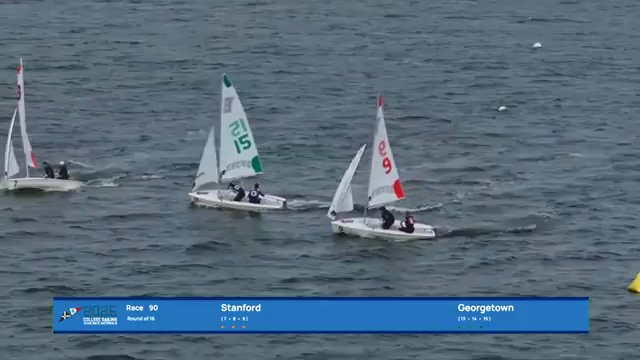
#> input picture mast_box_labels/images/frame_0002_f000030.jpg, 640 x 360 px; its folder holds only this picture in this run
$ python label_frames.py
#> lines starting #> are read from the running program, lines starting #| are printed output that depends on the picture
"""Full-frame keypoint labeler (multi-class).
Label keypoints on sailboats (4 pts: mast tip, mast base, bow, stern)
and marks (top/bottom).

Controls:
  0-4: select class (0=sailboat, 1=start, 2=finish, 3=yellow, 4=red)
  T: mast tip mode (red)
  B: mast base mode (green)
  W: bow mode (cyan) — class 0 only
  E: stern mode (yellow) — class 0 only
  L: link mode — click bow/stern, then click mast base to connect
  Right click: delete nearest point
  A/D: prev/next frame
  P: auto-pair tips/bases only (no bow/stern auto-link)
  G: manual group mode — click near tip, base, bow, stern to group them
  U: ungroup — click near any grouped point to remove its group
  S: save
  Q: save and quit
  C: clear all points on current frame
"""

import cv2
import numpy as np
import json
import os
import glob

IMG_DIR = "mast_box_labels/images"
LABEL_FILE = "mast_frame_labels.json"

CLASS_NAMES = ['sailboat', 'start_boat', 'finish_boat', 'yellow_mark', 'red_mark']
CLASS_COLORS = [
    (0, 0, 255),    # sailboat: red
    (255, 0, 128),  # start_boat: magenta
    (255, 128, 0),  # finish_boat: orange
    (0, 255, 255),  # yellow_mark: yellow
    (0, 100, 255),  # red_mark: dark orange
]

images = sorted(glob.glob(os.path.join(IMG_DIR, "*.jpg")))
print(f"{len(images)} frames")

if os.path.exists(LABEL_FILE):
    with open(LABEL_FILE) as f:
#> (reads mast_frame_labels.json from the repository)
        labels = json.load(f)
else:
    labels = {}

current = [0]
mode = ['tip']  # 'tip', 'base', 'bow', 'stern', 'group', 'link'
cur_class = [0]  # current class index
tips = []       # list of (x, y, class_id) in pixels
bases = []
bows = []       # class 0 only
sterns = []     # class 0 only
bow_links = {}  # bow_idx -> base_idx
stern_links = {}  # stern_idx -> base_idx
pairs = []      # list of (tip_idx, base_idx) after pairing
boat_groups = []  # list of {tip, base, bow, stern} index groups
group_build = {}  # partial group being built: keys collected so far
link_sel = [None]  # ('bow'|'stern', idx) — selected point awaiting base click
DISPLAY_SCALE = 1  # full res

# Colors per group for visualization
GROUP_COLORS = [
    (255, 100, 100), (100, 255, 100), (100, 100, 255),
    (255, 255, 100), (255, 100, 255), (100, 255, 255),
    (200, 150, 50), (50, 200, 150), (150, 50, 200),
    (255, 200, 150), (150, 255, 200), (200, 150, 255),
]


def get_frame_data():
    fname = os.path.basename(images[current[0]])
    if fname in labels:
        lab = labels[fname]
        return (lab.get('tips', []), lab.get('bases', []),
                lab.get('bows', []), lab.get('sterns', []),
                lab.get('bow_links', {}), lab.get('stern_links', {}),
                lab.get('pairs', []), lab.get('boat_groups', []))
    return [], [], [], [], {}, {}, [], []


def save_frame_data():
    fname = os.path.basename(images[current[0]])
    labels[fname] = {
        'tips': [[float(x), float(y), int(c)] for x, y, c in tips],
        'bases': [[float(x), float(y), int(c)] for x, y, c in bases],
        'bows': [[float(x), float(y)] for x, y in bows],
        'sterns': [[float(x), float(y)] for x, y in sterns],
        'bow_links': {str(k): int(v) for k, v in bow_links.items()},
        'stern_links': {str(k): int(v) for k, v in stern_links.items()},
        'pairs': pairs,
        'boat_groups': boat_groups,
    }


def load_frame():
    global tips, bases, bows, sterns, bow_links, stern_links, pairs, boat_groups
    t, b, bw, st, bl, sl, p, bg = get_frame_data()
    tips = [(pt[0], pt[1], pt[2] if len(pt) > 2 else 0) for pt in t]
    bases = [(pt[0], pt[1], pt[2] if len(pt) > 2 else 0) for pt in b]
    bows = [tuple(pt[:2]) for pt in bw]
    sterns = [tuple(pt[:2]) for pt in st]
    bow_links = {int(k): int(v) for k, v in bl.items()}
    stern_links = {int(k): int(v) for k, v in sl.items()}
    pairs = list(p)
    boat_groups = list(bg)
    link_sel[0] = None


# [29 lines left out: function auto_pair, not called in this run]

    # Bow/stern links are manual only — not auto-paired


def redraw():
    img = cv2.imread(images[current[0]])
#> img is the input picture: shape (360, 640, 3); mean B, G, R 121.8, 105.4, 86
    vis = img.copy()
    h, w = vis.shape[:2]
#> h = 360; w = 640

    fname = os.path.basename(images[current[0]])
    n_labeled = sum(1 for f, l in labels.items() if l.get('tips') and l.get('bases'))

    # Draw tips (class-colored, darker shade)
    for i, (x, y, c) in enumerate(tips):
        color = CLASS_COLORS[int(c)]
        cv2.circle(vis, (int(x), int(y)), 8, color, 2)
        cv2.circle(vis, (int(x), int(y)), 3, color, -1)
        prefix = CLASS_NAMES[int(c)][0].upper()
        cv2.putText(vis, f"{prefix}T{i}", (int(x)+10, int(y)-5),
                    cv2.FONT_HERSHEY_SIMPLEX, 0.4, color, 1)

    # Draw bases (class-colored, brighter shade)
    for i, (x, y, c) in enumerate(bases):
        color = CLASS_COLORS[int(c)]
        bright = tuple(min(255, v + 80) for v in color)
        cv2.circle(vis, (int(x), int(y)), 8, bright, 2)
        cv2.circle(vis, (int(x), int(y)), 3, bright, -1)
        prefix = CLASS_NAMES[int(c)][0].upper()
        cv2.putText(vis, f"{prefix}B{i}", (int(x)+10, int(y)-5),
                    cv2.FONT_HERSHEY_SIMPLEX, 0.4, bright, 1)

    # Draw bows (cyan)
    for i, (x, y) in enumerate(bows):
        cv2.circle(vis, (int(x), int(y)), 8, (255, 255, 0), 2)
        cv2.circle(vis, (int(x), int(y)), 3, (255, 255, 0), -1)
        cv2.putText(vis, f"W{i}", (int(x)+10, int(y)-5),
                    cv2.FONT_HERSHEY_SIMPLEX, 0.4, (255, 255, 0), 1)

    # Draw sterns (yellow-green)
    for i, (x, y) in enumerate(sterns):
        cv2.circle(vis, (int(x), int(y)), 8, (0, 255, 255), 2)
        cv2.circle(vis, (int(x), int(y)), 3, (0, 255, 255), -1)
        cv2.putText(vis, f"E{i}", (int(x)+10, int(y)-5),
                    cv2.FONT_HERSHEY_SIMPLEX, 0.4, (0, 255, 255), 1)

    # Draw bow->base links
    for wi, bi in bow_links.items():
        if wi < len(bows) and bi < len(bases):
            bx, by = bows[wi]
            mx, my = bases[bi][0], bases[bi][1]
            cv2.line(vis, (int(bx), int(by)), (int(mx), int(my)), (255, 255, 0), 2)

    # Draw stern->base links
    for si, bi in stern_links.items():
        if si < len(sterns) and bi < len(bases):
            sx, sy = sterns[si]
            mx, my = bases[bi][0], bases[bi][1]
            cv2.line(vis, (int(sx), int(sy)), (int(mx), int(my)), (0, 255, 255), 2)

    # Draw link selection highlight
    if link_sel[0]:
        pt_type, pt_idx = link_sel[0]
        if pt_type == 'bow' and pt_idx < len(bows):
            px, py = bows[pt_idx]
            cv2.circle(vis, (int(px), int(py)), 16, (255, 255, 255), 3)
        elif pt_type == 'stern' and pt_idx < len(sterns):
            px, py = sterns[pt_idx]
            cv2.circle(vis, (int(px), int(py)), 16, (255, 255, 255), 3)

    # Draw grouped boats with colored connections
    for gi, g in enumerate(boat_groups):
        gc = GROUP_COLORS[gi % len(GROUP_COLORS)]
        pts = []
        if g['tip'] >= 0 and g['tip'] < len(tips):
            pts.append(('T', tips[g['tip']][:2]))
        if g['base'] >= 0 and g['base'] < len(bases):
            pts.append(('B', bases[g['base']][:2]))
        if g['bow'] >= 0 and g['bow'] < len(bows):
            pts.append(('W', bows[g['bow']]))
        if g['stern'] >= 0 and g['stern'] < len(sterns):
            pts.append(('E', sterns[g['stern']]))

        # Draw lines between all points in group
        for pi in range(len(pts)):
            for pj in range(pi+1, len(pts)):
                p1 = pts[pi][1]; p2 = pts[pj][1]
                cv2.line(vis, (int(p1[0]), int(p1[1])), (int(p2[0]), int(p2[1])), gc, 2)

        # Draw group number at centroid
        if pts:
            cx = int(np.mean([p[1][0] for p in pts]))
            cy = int(np.mean([p[1][1] for p in pts]))
            cv2.putText(vis, f"G{gi}", (cx-10, cy-15),
                        cv2.FONT_HERSHEY_SIMPLEX, 0.6, gc, 2)

        # Highlight grouped points with colored rings
        for label, pt in pts:
            cv2.circle(vis, (int(pt[0]), int(pt[1])), 12, gc, 2)

    # Draw partial group being built
    if group_build:
        for key, info in group_build.items():
            cv2.circle(vis, (int(info[0]), int(info[1])), 15, (255, 255, 255), 2)
        remaining = [k for k in ['tip','base','bow','stern'] if k not in group_build]
        cv2.putText(vis, f"GROUPING: need {', '.join(remaining)}", (10, 50),
                    cv2.FONT_HERSHEY_SIMPLEX, 0.55, (255, 255, 255), 2)

    # Status
    cls_color = CLASS_COLORS[cur_class[0]]
    MODE_NAMES = {'tip': 'TIP (T)', 'base': 'BASE (B)', 'bow': 'BOW (W)', 'stern': 'STERN (E)', 'group': 'GROUP (G)', 'link': 'LINK (L)'}
    mode_text = MODE_NAMES.get(mode[0], mode[0])
    cls_text = f"{CLASS_NAMES[cur_class[0]]}({cur_class[0]})"
    cv2.putText(vis, f"[{current[0]+1}/{len(images)}] {fname} | Class: {cls_text} | Mode: {mode_text} | "
                f"{len(tips)}T {len(bases)}B {len(bows)}W {len(sterns)}E | {len(boat_groups)}G {len(pairs)}P | {n_labeled} done",
                (10, 25), cv2.FONT_HERSHEY_SIMPLEX, 0.55, cls_color, 2)
    cv2.putText(vis, "T/B/W/E=mode | L=link bow/stern->base | G=group | P=auto-pair | RClick=del | A/D=nav | S=save | Q=quit",
                (10, h - 10), cv2.FONT_HERSHEY_SIMPLEX, 0.4, (200, 200, 200), 1)
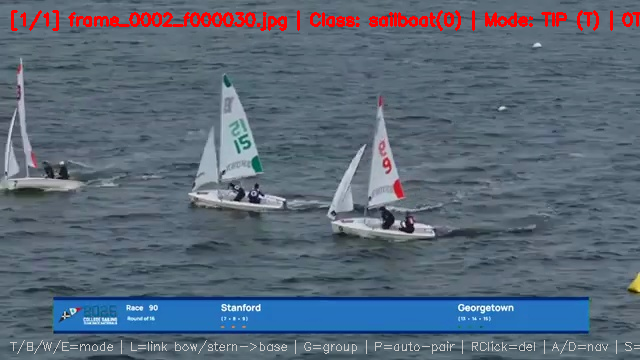
#> vis: shape (360, 640, 3); mean B, G, R 120.1, 104, 89.6

    cv2.imshow('Mast Frame Label', vis)


# [154 lines left out: functions find_nearest_point, mouse_cb, not called in this run]


cv2.namedWindow('Mast Frame Label', cv2.WINDOW_NORMAL)
cv2.resizeWindow('Mast Frame Label', 1280, 720)
cv2.setMouseCallback('Mast Frame Label', mouse_cb)

load_frame()

while True:
    redraw()
    key = cv2.waitKey(30) & 0xFF
#> (key q is pressed here)

    if key == ord('q'):
        save_frame_data()
        with open(LABEL_FILE, 'w') as f:
            json.dump(labels, f, indent=2)
        n = sum(1 for l in labels.values() if l.get('tips') and l.get('bases'))
        print(f"Saved {n} labeled frames to {LABEL_FILE}")
        break

    elif key == ord('t'):
        mode[0] = 'tip'

    elif key == ord('b'):
        mode[0] = 'base'

    elif key == ord('w'):
        mode[0] = 'bow'
        cur_class[0] = 0  # bow/stern only for sailboats

    elif key == ord('e'):
        mode[0] = 'stern'
        cur_class[0] = 0

    elif key == ord('l'):
        mode[0] = 'link'
        link_sel[0] = None
        print("Link mode: click bow/stern, then click mast base")

    elif key == ord('g'):
        mode[0] = 'group'
        group_build = {}
        print("Group mode: click tip, base, bow, stern for one boat")

    elif key == ord('u'):
        # Ungroup: click near any point, remove its group
        # Just remove the last group for simplicity
        if boat_groups:
            removed = boat_groups.pop()
            # Also remove the pair
            pair = [removed['tip'], removed['base']]
            if pair in pairs:
                pairs.remove(pair)
            print(f"Removed group: {removed}")

    elif key == 27:  # Escape — cancel group build
        group_build = {}
        mode[0] = 'tip'
        print("Group cancelled")

    elif key == ord('p'):
        auto_pair()
        save_frame_data()

    elif key == ord('d'):
        save_frame_data()
        current[0] = min(current[0] + 1, len(images) - 1)
        load_frame()

    elif key == ord('a'):
        save_frame_data()
        current[0] = max(current[0] - 1, 0)
        load_frame()

    elif key == ord('s'):
        save_frame_data()
        with open(LABEL_FILE, 'w') as f:
            json.dump(labels, f, indent=2)
        n = sum(1 for l in labels.values() if l.get('tips') and l.get('bases'))
        print(f"Saved ({n} frames labeled)")

    elif key == ord('c'):
        tips = []
        bases = []
        bows = []
        sterns = []
        bow_links = {}
        stern_links = {}
        pairs = []
        boat_groups = []

    elif ord('0') <= key <= ord('4'):
        cur_class[0] = key - ord('0')
        print(f"Class: {CLASS_NAMES[cur_class[0]]} ({cur_class[0]})")

cv2.destroyAllWindows()
